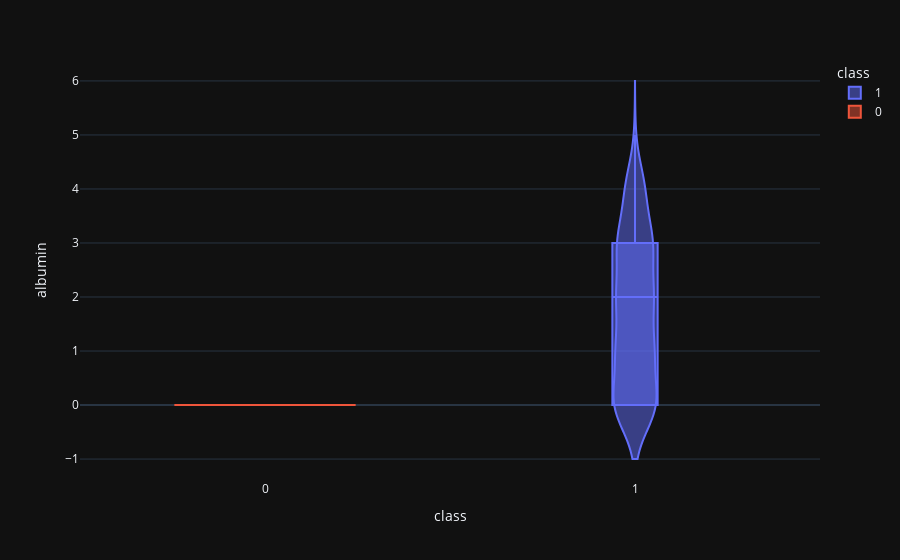

Notebook code for this chart:
### Code cell
violin('albumin')

### Figure 1 — Plotly figure (JSON) as saved in the notebook; plotly's stock layout.template omitted (floating-point values rounded to 4 significant figures; data arrays with more than 128 entries replaced by an {"elided": "..."} marker saying what was removed)
{"data": [{"alignmentgroup": "True", "box": {"visible": true}, "hovertemplate": "class=%{x}<br>albumin=%{y}<extra></extra>", "legendgroup": "1", "marker": {"color": "#636efa"}, "name": "1", "offsetgroup": "1", "orientation": "v", "scalegroup": "True", "showlegend": true, "type": "violin", "x": {"elided": "250 int values"}, "x0": " ", "xaxis": "x", "y": {"elided": "250 float values"}, "y0": " ", "yaxis": "y"}, {"alignmentgroup": "True", "box": {"visible": true}, "hovertemplate": "class=%{x}<br>albumin=%{y}<extra></extra>", "legendgroup": "0", "marker": {"color": "#EF553B"}, "name": "0", "offsetgroup": "0", "orientation": "v", "scalegroup": "True", "showlegend": true, "type": "violin", "x": {"elided": "150 int values"}, "x0": " ", "xaxis": "x", "y": {"elided": "150 float values"}, "y0": " ", "yaxis": "y"}], "layout": {"legend": {"title": {"text": "class"}, "tracegroupgap": 0}, "margin": {"t": 60}, "violinmode": "overlay", "xaxis": {"anchor": "y", "categoryarray": [1, 0], "categoryorder": "array", "domain": [0, 1], "title": {"text": "class"}}, "yaxis": {"anchor": "x", "domain": [0, 1], "title": {"text": "albumin"}}}}
